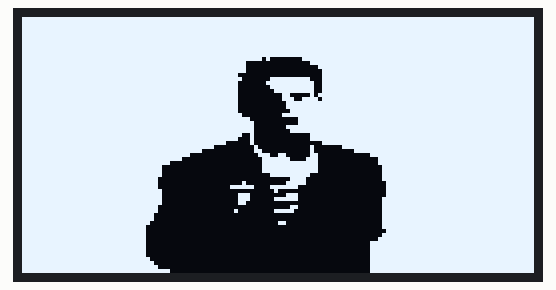
Simulated run of this sketch. Board: Arduino Uno, built with avr-gcc and run on an emulated ATmega328P. Shown: 128×64 one-colour display. The display library's start-up logo is not drawn.

Above: at 2.2 s.

The sketch:

OLED_display_multi-examples.ino
```cpp
// Install:
// - Adafruit SSD1306
// - Adafruit GFX
// - Adafruit BusIO

// FOR BMP ONLY
// Use this website to convert images to bitmaps
// Make sure to use your respective canvas resolution!!! Mine was 128x64 for the 0.96 inch oled display
// - http://javl.github.io/image2cpp/

// Include Libs
#include <SPI.h>
#include <Wire.h>
#include <Adafruit_GFX.h>
#include <Adafruit_SSD1306.h>

// Canvas size
const int x = 128;
const int y = 64;
const int reset = -1;

// Create display
Adafruit_SSD1306 display(x, y, &Wire, reset);

void setup() {
  Serial.begin(115200);

  if (!display.begin(SSD1306_SWITCHCAPVCC, 0x3C)) {
    Serial.println(F("SSD1306 allocation failed"));
    for (;;)
      ;  // Don't proceed, loop forever
  }

  display.display();
  delay(2000);
  display.clearDisplay();

  // INSERT ANY DEMO FUNCTION HERE TO SEE IT ON THE DISPLAY (ON STARTUP/SETUP ONLY!)
createPixel();
  display.display();
  delay(2000);
}

void loop() {
}

// Creates a single pixel at x,y
void createPixel(int x, int y) {
  display.drawPixel(x, y, WHITE);
}

// Draws a line from top down -> left right
void animatedPixelDrawing() {
  for (int a = 0; a < 128; a++) {
    for (int b = 0; b < 64; b++) {
      display.drawPixel(a, b, WHITE);
      display.display();
      delay(2);
    }
  }
}

// Draws text at x,y
void drawText(String text, int x, int y) {
  display.setTextSize(1);       // Normal 1:1 pixel scale
  display.setTextColor(WHITE);  // Draw white text
  display.setCursor(x, y);      // Start at top-left corner
  display.println(text);
}

// Creates a rectangle inside a rectangle, until no more space.
void rectangleAnimation() {
  for (int16_t i = 0; i < display.height() / 2; i += 2) {
    display.drawRect(i, i, display.width() - 2 * i, display.height() - 2 * i, WHITE);
    display.display();
    delay(1);
  }
}

// EXAMPLE BITMAP OF RICK ASTLEY - NEVER GONNA GIVE YOU UP
const unsigned char picture[] PROGMEM = {
  0xff, 0xff, 0xff, 0xff, 0xff, 0xff, 0xff, 0xff, 0xff, 0xff, 0xff, 0xff, 0xff, 0xff, 0xff, 0xff,
  0xff, 0xff, 0xff, 0xff, 0xff, 0xff, 0xff, 0xff, 0xff, 0xff, 0xff, 0xff, 0xff, 0xff, 0xff, 0xff,
  0xff, 0xff, 0xff, 0xff, 0xff, 0xff, 0xff, 0xff, 0xff, 0xff, 0xff, 0xff, 0xff, 0xff, 0xff, 0xff,
  0xff, 0xff, 0xff, 0xff, 0xff, 0xff, 0xff, 0xff, 0xff, 0xff, 0xff, 0xff, 0xff, 0xff, 0xff, 0xff,
  0xff, 0xff, 0xff, 0xff, 0xff, 0xff, 0xff, 0xff, 0xff, 0xff, 0xff, 0xff, 0xff, 0xff, 0xff, 0xff,
  0xff, 0xff, 0xff, 0xff, 0xff, 0xff, 0xff, 0xff, 0xff, 0xff, 0xff, 0xff, 0xff, 0xff, 0xff, 0xff,
  0xff, 0xff, 0xff, 0xff, 0xff, 0xff, 0xff, 0xff, 0xff, 0xff, 0xff, 0xff, 0xff, 0xff, 0xff, 0xff,
  0xff, 0xff, 0xff, 0xff, 0xff, 0xff, 0xff, 0xff, 0xff, 0xff, 0xff, 0xff, 0xff, 0xff, 0xff, 0xff,
  0xff, 0xff, 0xff, 0xff, 0xff, 0xff, 0xff, 0xff, 0xff, 0xff, 0xff, 0xff, 0xff, 0xff, 0xff, 0xff,
  0xff, 0xff, 0xff, 0xff, 0xff, 0xff, 0xff, 0xff, 0xff, 0xff, 0xff, 0xff, 0xff, 0xff, 0xff, 0xff,
  0xff, 0xff, 0xff, 0xff, 0xff, 0xff, 0xff, 0xf4, 0x03, 0xff, 0xff, 0xff, 0xff, 0xff, 0xff, 0xff,
  0xff, 0xff, 0xff, 0xff, 0xff, 0xff, 0xff, 0x00, 0x00, 0xff, 0xff, 0xff, 0xff, 0xff, 0xff, 0xff,
  0xff, 0xff, 0xff, 0xff, 0xff, 0xff, 0xff, 0x00, 0x00, 0x3f, 0xff, 0xff, 0xff, 0xff, 0xff, 0xff,
  0xff, 0xff, 0xff, 0xff, 0xff, 0xff, 0xff, 0x00, 0x00, 0x1f, 0xff, 0xff, 0xff, 0xff, 0xff, 0xff,
  0xff, 0xff, 0xff, 0xff, 0xff, 0xff, 0xfc, 0x00, 0x00, 0x1f, 0xff, 0xff, 0xff, 0xff, 0xff, 0xff,
  0xff, 0xff, 0xff, 0xff, 0xff, 0xff, 0xfe, 0x03, 0xff, 0x1f, 0xff, 0xff, 0xff, 0xff, 0xff, 0xff,
  0xff, 0xff, 0xff, 0xff, 0xff, 0xff, 0xfc, 0x07, 0xff, 0x9f, 0xff, 0xff, 0xff, 0xff, 0xff, 0xff,
  0xff, 0xff, 0xff, 0xff, 0xff, 0xff, 0xfc, 0x03, 0xff, 0x9f, 0xff, 0xff, 0xff, 0xff, 0xff, 0xff,
  0xff, 0xff, 0xff, 0xff, 0xff, 0xff, 0xfc, 0x01, 0xff, 0x9f, 0xff, 0xff, 0xff, 0xff, 0xff, 0xff,
  0xff, 0xff, 0xff, 0xff, 0xff, 0xff, 0xfc, 0x00, 0x60, 0xbf, 0xff, 0xff, 0xff, 0xff, 0xff, 0xff,
  0xff, 0xff, 0xff, 0xff, 0xff, 0xff, 0xfc, 0x00, 0x73, 0xdf, 0xff, 0xff, 0xff, 0xff, 0xff, 0xff,
  0xff, 0xff, 0xff, 0xff, 0xff, 0xff, 0xfc, 0x00, 0x3f, 0xff, 0xff, 0xff, 0xff, 0xff, 0xff, 0xff,
  0xff, 0xff, 0xff, 0xff, 0xff, 0xff, 0xfc, 0x00, 0x3f, 0xff, 0xff, 0xff, 0xff, 0xff, 0xff, 0xff,
  0xff, 0xff, 0xff, 0xff, 0xff, 0xff, 0xfc, 0x00, 0x1f, 0xff, 0xff, 0xff, 0xff, 0xff, 0xff, 0xff,
  0xff, 0xff, 0xff, 0xff, 0xff, 0xff, 0xfe, 0x00, 0x7f, 0xff, 0xff, 0xff, 0xff, 0xff, 0xff, 0xff,
  0xff, 0xff, 0xff, 0xff, 0xff, 0xff, 0xff, 0x80, 0x07, 0xff, 0xff, 0xff, 0xff, 0xff, 0xff, 0xff,
  0xff, 0xff, 0xff, 0xff, 0xff, 0xff, 0xff, 0xc0, 0x07, 0xff, 0xff, 0xff, 0xff, 0xff, 0xff, 0xff,
  0xff, 0xff, 0xff, 0xff, 0xff, 0xff, 0xff, 0xc0, 0x3f, 0xff, 0xff, 0xff, 0xff, 0xff, 0xff, 0xff,
  0xff, 0xff, 0xff, 0xff, 0xff, 0xff, 0xff, 0xc0, 0x1f, 0xff, 0xff, 0xff, 0xff, 0xff, 0xff, 0xff,
  0xff, 0xff, 0xff, 0xff, 0xff, 0xff, 0xfe, 0x40, 0x00, 0xff, 0xff, 0xff, 0xff, 0xff, 0xff, 0xff,
  0xff, 0xff, 0xff, 0xff, 0xff, 0xff, 0xfc, 0x40, 0x00, 0xff, 0xff, 0xff, 0xff, 0xff, 0xff, 0xff,
  0xff, 0xff, 0xff, 0xff, 0xff, 0xff, 0xe0, 0x40, 0x00, 0x1f, 0xff, 0xff, 0xff, 0xff, 0xff, 0xff,
  0xff, 0xff, 0xff, 0xff, 0xff, 0xff, 0x00, 0x20, 0x00, 0x80, 0xff, 0xff, 0xff, 0xff, 0xff, 0xff,
  0xff, 0xff, 0xff, 0xff, 0xff, 0xf8, 0x00, 0x30, 0x00, 0x80, 0x1f, 0xff, 0xff, 0xff, 0xff, 0xff,
  0xff, 0xff, 0xff, 0xff, 0xff, 0xc0, 0x00, 0x1c, 0xc0, 0xc0, 0x01, 0xff, 0xff, 0xff, 0xff, 0xff,
  0xff, 0xff, 0xff, 0xff, 0xff, 0x00, 0x00, 0x0f, 0xe1, 0xc0, 0x00, 0x7f, 0xff, 0xff, 0xff, 0xff,
  0xff, 0xff, 0xff, 0xff, 0xf8, 0x00, 0x00, 0x0f, 0xff, 0xc0, 0x00, 0x7f, 0xff, 0xff, 0xff, 0xff,
  0xff, 0xff, 0xff, 0xff, 0xe0, 0x00, 0x00, 0x0f, 0xff, 0xc0, 0x00, 0x3f, 0xff, 0xff, 0xff, 0xff,
  0xff, 0xff, 0xff, 0xff, 0xe0, 0x00, 0x00, 0x0f, 0xff, 0xc0, 0x00, 0x3f, 0xff, 0xff, 0xff, 0xff,
  0xff, 0xff, 0xff, 0xff, 0xe0, 0x00, 0x00, 0x03, 0xff, 0x00, 0x00, 0x3f, 0xff, 0xff, 0xff, 0xff,
  0xff, 0xff, 0xff, 0xff, 0xc0, 0x00, 0x00, 0x00, 0x1e, 0x00, 0x00, 0x3f, 0xff, 0xff, 0xff, 0xff,
  0xff, 0xff, 0xff, 0xff, 0xc0, 0x00, 0x01, 0x00, 0x3e, 0x00, 0x00, 0x1f, 0xff, 0xff, 0xff, 0xff,
  0xff, 0xff, 0xff, 0xff, 0xc0, 0x00, 0x0f, 0xc3, 0xf8, 0x00, 0x00, 0x1f, 0xff, 0xff, 0xff, 0xff,
  0xff, 0xff, 0xff, 0xff, 0xe0, 0x00, 0x00, 0x01, 0x00, 0x00, 0x00, 0x1f, 0xff, 0xff, 0xff, 0xff,
  0xff, 0xff, 0xff, 0xff, 0xe0, 0x00, 0x03, 0x80, 0x38, 0x00, 0x00, 0x1f, 0xff, 0xff, 0xff, 0xff,
  0xff, 0xff, 0xff, 0xff, 0xe0, 0x00, 0x03, 0x81, 0xf8, 0x00, 0x00, 0x3f, 0xff, 0xff, 0xff, 0xff,
  0xff, 0xff, 0xff, 0xff, 0xe0, 0x00, 0x03, 0x00, 0x00, 0x00, 0x00, 0x3f, 0xff, 0xff, 0xff, 0xff,
  0xff, 0xff, 0xff, 0xff, 0xc0, 0x00, 0x00, 0x00, 0x18, 0x00, 0x00, 0x3f, 0xff, 0xff, 0xff, 0xff,
  0xff, 0xff, 0xff, 0xff, 0xc0, 0x00, 0x04, 0x01, 0xf0, 0x00, 0x00, 0x3f, 0xff, 0xff, 0xff, 0xff,
  0xff, 0xff, 0xff, 0xff, 0x80, 0x00, 0x00, 0x00, 0x00, 0x00, 0x00, 0x3f, 0xff, 0xff, 0xff, 0xff,
  0xff, 0xff, 0xff, 0xff, 0x80, 0x00, 0x00, 0x00, 0x00, 0x00, 0x00, 0x3f, 0xff, 0xff, 0xff, 0xff,
  0xff, 0xff, 0xff, 0xff, 0x00, 0x00, 0x00, 0x00, 0xc0, 0x00, 0x00, 0x3f, 0xff, 0xff, 0xff, 0xff,
  0xff, 0xff, 0xff, 0xfe, 0x00, 0x00, 0x00, 0x00, 0x00, 0x00, 0x00, 0x3f, 0xff, 0xff, 0xff, 0xff,
  0xff, 0xff, 0xff, 0xfe, 0x00, 0x00, 0x00, 0x00, 0x00, 0x00, 0x00, 0x1f, 0xff, 0xff, 0xff, 0xff,
  0xff, 0xff, 0xff, 0xfe, 0x00, 0x00, 0x00, 0x00, 0x00, 0x00, 0x00, 0x3f, 0xff, 0xff, 0xff, 0xff,
  0xff, 0xff, 0xff, 0xfe, 0x00, 0x00, 0x00, 0x00, 0x00, 0x00, 0x00, 0x7f, 0xff, 0xff, 0xff, 0xff,
  0xff, 0xff, 0xff, 0xfe, 0x00, 0x00, 0x00, 0x00, 0x00, 0x00, 0x01, 0xff, 0xff, 0xff, 0xff, 0xff,
  0xff, 0xff, 0xff, 0xfe, 0x00, 0x00, 0x00, 0x00, 0x00, 0x00, 0x01, 0xff, 0xff, 0xff, 0xff, 0xff,
  0xff, 0xff, 0xff, 0xfe, 0x00, 0x00, 0x00, 0x00, 0x00, 0x00, 0x01, 0xff, 0xff, 0xff, 0xff, 0xff,
  0xff, 0xff, 0xff, 0xfe, 0x00, 0x00, 0x00, 0x00, 0x00, 0x00, 0x01, 0xff, 0xff, 0xff, 0xff, 0xff,
  0xff, 0xff, 0xff, 0xff, 0x00, 0x00, 0x00, 0x00, 0x00, 0x00, 0x01, 0xff, 0xff, 0xff, 0xff, 0xff,
  0xff, 0xff, 0xff, 0xff, 0x80, 0x00, 0x00, 0x00, 0x00, 0x00, 0x01, 0xff, 0xff, 0xff, 0xff, 0xff,
  0xff, 0xff, 0xff, 0xff, 0xc0, 0x00, 0x00, 0x00, 0x00, 0x00, 0x01, 0xff, 0xff, 0xff, 0xff, 0xff,
  0xff, 0xff, 0xff, 0xff, 0xf8, 0x00, 0x00, 0x00, 0x00, 0x00, 0x01, 0xff, 0xff, 0xff, 0xff, 0xff
};

// Display bitmap
void createPixel() {
  // Insert bitmap name here VVVVVVVV
  display.drawBitmap(0, 0, picture, 128, 64, WHITE);
}
```
